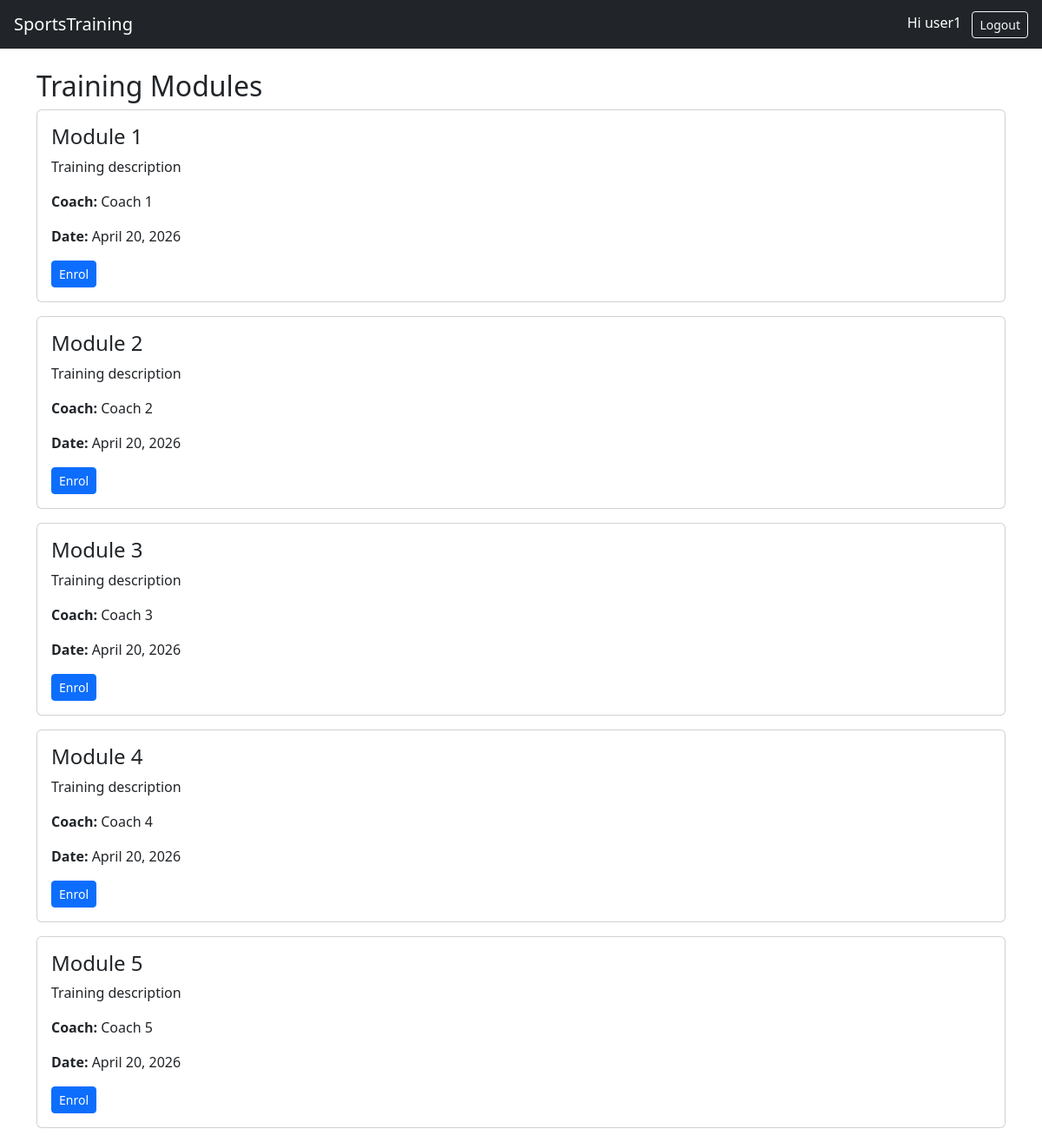
The page /workouts/ (signed in) on the database its author committed.
### SportsTrainingApp/models.py (models this page shows, shortened)
class TrainingModule(models.Model):
    moduleTitle = models.CharField(max_length=100)
    moduleDescription = models.TextField()
    moduleCoach = models.CharField(max_length=100)
    moduleDate = models.DateField()

### SportsTrainingApp/views.py (the view)
# urls.py: path('workouts/', views.workouts, name='workouts'),
@login_required
def workouts(request):
    modules = TrainingModule.objects.all()
    return render(request, "workouts.html", {"modules": modules})

### SportsTrainingApp/templates/workouts.html (shortened to what this page needs)
{% extends "base.html" %}
{% block content %}
<h2>Training Modules</h2>
{% for m in modules %}
<div class="card p-3 mb-3">
    <h4>{{ m.moduleTitle }}</h4>
    <p>{{ m.moduleDescription }}</p>
    <p><b>Coach:</b> {{ m.moduleCoach }}</p>
    <p><b>Date:</b> {{ m.moduleDate }}</p>
    <form method="post" action="/enrol/{{ m.module_id }}/">
        <button class="btn btn-primary btn-sm">Enrol</button>
    </form>
</div>
{% endfor %}
{% endblock %}

### SportsTrainingApp/templates/base.html (shortened to what this page needs)
<!DOCTYPE html>
<html>
<head>
    <link href="https://cdn.jsdelivr.net/npm/bootstrap@5.3.0/dist/css/bootstrap.min.css" rel="stylesheet">
</head>
<body>
<nav class="navbar navbar-dark bg-dark px-3">
    <a class="navbar-brand text-white" href="/">SportsTraining</a>
    <div>
        {% if user.is_authenticated %}
            <span class="text-white me-2">Hi {{ user.username }}</span>
            <form method="post" action="/logout/" style="display:inline;">
                <button class="btn btn-outline-light btn-sm">Logout</button>
            </form>
        {% else %}
            <a class="btn btn-outline-light btn-sm" href="/login/">Login</a>
        {% endif %}
    </div>
</nav>
<div class="container mt-4">
    {% block content %}
    {% endblock %}
</div>
</body>
</html>

### rows shown on the page
TrainingModule: moduleTitle "Module 1", moduleDescription "Training description", moduleCoach "Coach 1", moduleDate "April 20, 2026"
TrainingModule: moduleTitle "Module 2", moduleDescription "Training description", moduleCoach "Coach 2", moduleDate "April 20, 2026"
TrainingModule: moduleTitle "Module 3", moduleDescription "Training description", moduleCoach "Coach 3", moduleDate "April 20, 2026"
TrainingModule: moduleTitle "Module 4", moduleDescription "Training description", moduleCoach "Coach 4", moduleDate "April 20, 2026"
TrainingModule: moduleTitle "Module 5", moduleDescription "Training description", moduleCoach "Coach 5", moduleDate "April 20, 2026"

### other values the page prints
{{ user.username }} "user1"
